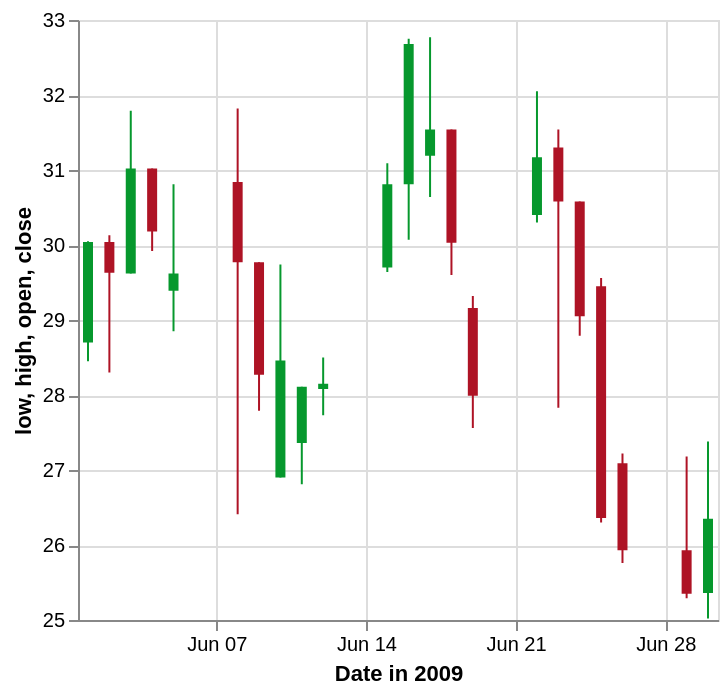

The specification (Vega-Lite) saved for this image:
### Vega-Lite specification from a JSON file in a GitHub repository (floating-point values rounded to 4 significant figures)
{"$schema": "https://vega.github.io/schema/vega-lite/v2.json", "width": 320, "description": "A candlestick chart inspired by an example in Protovis (http://mbostock.github.io/protovis/ex/candlestick.html)", "data": {"format": {"parse": {"date": "date:'%Y-%m-%d'"}}, "values": [{"date": "2009-06-01", "open": 28.7, "high": 30.05, "low": 28.45, "close": 30.04, "signal": "short", "ret": -4.894}, {"date": "2009-06-02", "open": 30.04, "high": 30.13, "low": 28.3, "close": 29.63, "signal": "short", "ret": -0.3226}, {"date": "2009-06-03", "open": 29.62, "high": 31.79, "low": 29.62, "close": 31.02, "signal": "short", "ret": 3.687}, {"date": "2009-06-04", "open": 31.02, "high": 31.02, "low": 29.92, "close": 30.18, "signal": "short", "ret": 4.51}, {"date": "2009-06-05", "open": 29.39, "high": 30.81, "low": 28.85, "close": 29.62, "signal": "short", "ret": 6.084}, {"date": "2009-06-08", "open": 30.84, "high": 31.82, "low": 26.41, "close": 29.77, "signal": "short", "ret": 1.254}, {"date": "2009-06-09", "open": 29.77, "high": 29.77, "low": 27.79, "close": 28.27, "signal": "short", "ret": -5.024}, {"date": "2009-06-10", "open": 26.9, "high": 29.74, "low": 26.9, "close": 28.46, "signal": "short", "ret": -5.466}, {"date": "2009-06-11", "open": 27.36, "high": 28.11, "low": 26.81, "close": 28.11, "signal": "short", "ret": -8.374}, {"date": "2009-06-12", "open": 28.08, "high": 28.5, "low": 27.73, "close": 28.15, "signal": "short", "ret": -5.528}, {"date": "2009-06-15", "open": 29.7, "high": 31.09, "low": 29.64, "close": 30.81, "signal": "long", "ret": 3.492}, {"date": "2009-06-16", "open": 30.81, "high": 32.75, "low": 30.07, "close": 32.68, "signal": "short", "ret": 0.155}, {"date": "2009-06-17", "open": 31.19, "high": 32.77, "low": 30.64, "close": 31.54, "signal": "short", "ret": 5.828}, {"date": "2009-06-18", "open": 31.54, "high": 31.54, "low": 29.6, "close": 30.03, "signal": "short", "ret": 8.176}, {"date": "2009-06-19", "open": 29.16, "high": 29.32, "low": 27.56, "close": 27.99, "signal": "short", "ret": 8.599}, {"date": "2009-06-22", "open": 30.4, "high": 32.05, "low": 30.3, "close": 31.17, "signal": "short", "ret": 15.49}, {"date": "2009-06-23", "open": 31.3, "high": 31.54, "low": 27.83, "close": 30.58, "signal": "short", "ret": 11.74}, {"date": "2009-06-24", "open": 30.58, "high": 30.58, "low": 28.79, "close": 29.05, "signal": "long", "ret": -10.42}, {"date": "2009-06-25", "open": 29.45, "high": 29.56, "low": 26.3, "close": 26.36, "signal": "long", "ret": 0}, {"date": "2009-06-26", "open": 27.09, "high": 27.22, "low": 25.76, "close": 25.93, "signal": "long", "ret": 0}, {"date": "2009-06-29", "open": 25.93, "high": 27.18, "low": 25.29, "close": 25.35, "signal": "long", "ret": 5.263}, {"date": "2009-06-30", "open": 25.36, "high": 27.38, "low": 25.02, "close": 26.35, "signal": "long", "ret": 6.738}]}, "layer": [{"mark": "rule", "encoding": {"x": {"field": "date", "type": "temporal", "title": "Date in 2009"}, "color": {"condition": {"test": "datum.open < datum.close", "value": "#06982d"}, "value": "#ae1325"}, "y": {"field": "low", "type": "quantitative", "scale": {"zero": false}}, "y2": {"field": "high", "type": "quantitative"}}}, {"mark": "bar", "encoding": {"x": {"field": "date", "type": "temporal", "title": "Date in 2009"}, "color": {"condition": {"test": "datum.open < datum.close", "value": "#06982d"}, "value": "#ae1325"}, "y": {"field": "open", "type": "quantitative"}, "y2": {"field": "close", "type": "quantitative"}, "size": {"value": 5}}}]}
